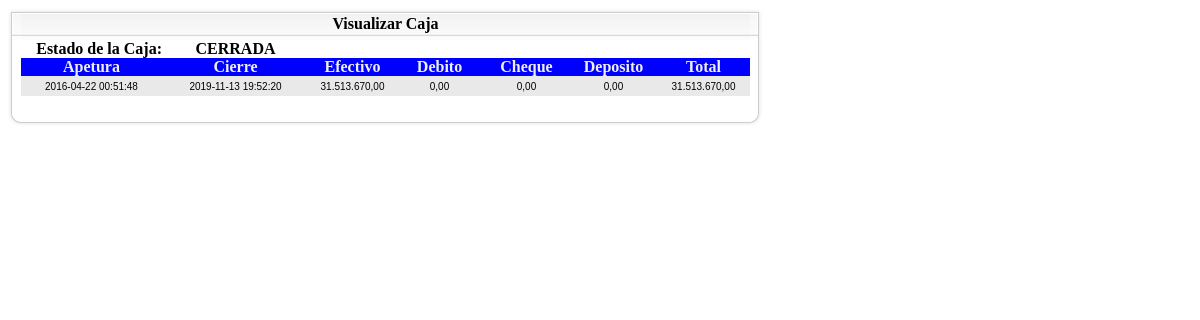
Screenshot of /Ver_Caja.php?id=2 with the database file from the repository.
### tables this page shows
CREATE TABLE IF NOT EXISTS `caja` (
  `id_caja` int(11) NOT NULL AUTO_INCREMENT,
  `fecha_ap` datetime DEFAULT NULL,
  `fecha_ci` datetime DEFAULT NULL,
  `estado` varchar(11) NOT NULL,
  PRIMARY KEY (`id_caja`)
);

### Ver_Caja.php (the view, shortened to what this page needs)
<?php require_once('Connections/conexion.php'); ?>
<?php
$query_caja = "SELECT * FROM caja where id_caja='$_GET[id]'";
$caja = mysql_query($query_caja, $conexion) or die(mysql_error());
$row_caja = mysql_fetch_assoc($caja);
if($row_caja['estado']=="CERRADA"){
$query_facturas = "SELECT * FROM facturas where fecha>='$row_caja[fecha_ap]' and fecha<='$row_caja[fecha_ci]' and  transaccion!='DEVOLUCION'";
$facturas = mysql_query($query_facturas, $conexion) or die(mysql_error());
$row_facturas = mysql_fetch_assoc($facturas);
}
	$efectivo=0;
	$debito=0;
	$cheque=0;
	$deposito=0;
do{
	if($row_facturas["efectivo"]>0 or $row_facturas["debito"]>0 or $row_facturas["cheque"]>0 or $row_facturas["deposito"]>0){
		if($row_facturas["efectivo"]!="") $efectivo=$efectivo + $row_facturas["efectivo"];
	}
}while($row_facturas = mysql_fetch_assoc($facturas));
$total=$efectivo+$debito+$cheque;
?>
<!DOCTYPE html PUBLIC "-//W3C//DTD XHTML 1.0 Transitional//EN" "http://www.w3.org/TR/xhtml1/DTD/xhtml1-transitional.dtd">
<html xmlns="http://www.w3.org/1999/xhtml">
<head>
<link href="css.css" rel="stylesheet" type="text/css" />
<link type="text/css" rel="stylesheet" href="css/estilo.css" charset="utf-8" />
</head>
<body>
<table border="0" cellpadding="0" cellspacing="0" width="755" >
  <tbody>
    <tr>
      <td align="left" height="1"><img src="imagenes/vc_esq_izq_sup.gif" alt="7" height="32" width="13" /></td>
      <td colspan="7" align="center" valign="center" background="imagenes/v_back_sup.jpg" class="tituloDOSE_3"><span class="negrita">Visualizar Caja </span></td>
      <td align="right" height="1" width="13"><img src="imagenes/vc_esq_der_sup.gif" alt="6" height="32" width="13" /></td>
    </tr>
    <tr align="center" >
      <td background="imagenes/v_back_izq.gif" height="1">&nbsp;</td>
      <td align="right"  valign="baseline" bgcolor="#FFFFFF"class="negrita">Estado de la Caja:</td>
      <td align="center"  valign="baseline" bgcolor="#FFFFFF"class="negrita"><?php echo $row_caja['estado']; ?></td>
      <td colspan="2" valign="baseline" bgcolor="#FFFFFF" class="negrita">&nbsp;</td>
      <td valign="baseline" bgcolor="#FFFFFF" class="negrita">&nbsp;</td>
      <td valign="baseline" bgcolor="#FFFFFF" class="negrita">&nbsp;</td>
      <td valign="baseline" bgcolor="#FFFFFF" class="negrita">&nbsp;</td>
      <td background="imagenes/v_back_der.gif">&nbsp;</td>
    </tr>
    <tr align="center" class="centrar">
      <td background="imagenes/v_back_izq.gif" height="1">&nbsp;</td>
      <td width="141"  valign="baseline" bgcolor="#0000FF"class="negrita">Apetura</td>
      <td width="147"  valign="baseline" bgcolor="#0000FF"class="negrita">Cierre</td>
      <td width="87" valign="baseline" bgcolor="#0000FF" class="negrita">Efectivo </td>
      <td width="87" valign="baseline" bgcolor="#0000FF" class="negrita">Debito</td>
      <td width="87" valign="baseline" bgcolor="#0000FF" class="negrita">Cheque</td>
      <td width="87" valign="baseline" bgcolor="#0000FF" class="negrita">Deposito</td>
      <td width="93" valign="baseline" bgcolor="#0000FF" class="negrita">Total </td>
      <td background="imagenes/v_back_der.gif">&nbsp;</td>
    </tr>
    <tr class="trListaBody">
      <td background="imagenes/v_back_izq.gif" height="1">&nbsp;</td>
      <td align="center" ><?php echo $row_caja['fecha_ap']; ?></td>
      <td align="center" ><?php echo $row_caja['fecha_ci']; ?></td>
      <td align="center"><?php echo number_format($efectivo,"2",",","."); ?></td>
      <td align="center"><?php echo number_format($debito,"2",",","."); ?></td>
      <td align="center"><?php echo number_format($cheque,"2",",","."); ?></td>
      <td align="center"><?php echo number_format($deposito,"2",",","."); ?></td>
      <td align="center"><?php echo number_format($total,"2",",","."); ?></td>
      <td background="imagenes/v_back_der.gif">&nbsp;</td>
    </tr>
    <tr>
      <td background="imagenes/v_back_izq.gif" height="1" width="13"><img src="imagenes/v_back_izq.gif" alt="3" height="2" width="13" /></td>
      <td colspan="7" align="center" class="tituloDOSE_2">&nbsp;</td>
      <td background="imagenes/v_back_der.gif" width="13">&nbsp;</td>
    </tr>
    <tr>
      <td align="left" height="1" width="13"><img src="imagenes/v_esq_izq_inf.gif" alt="5" height="12" width="13" /></td>
      <td height="1" colspan="7" background="imagenes/v_back_inf.gif"><img src="imagenes/v_back_inf.gif" alt="2" height="12" width="2" /></td>
      <td align="right" height="1" width="13"><img src="imagenes/v_esq_der_inf.gif" alt="4" height="12" width="13" /></td>
    </tr>
  </tbody>
</table>
</body>
</html>

### css.css (style rules this page uses)
.negrita { font-weight: bold; }
.trListaBody { background-color:#E9E9E9; }

### css/estilo.css (style rules this page uses)
.trListaBody { background-color:#E9E9E9; font-family: "Lucida Grande", Verdana, Arial, Helvetica, sans-serif; font-size:10px; height:20px; }

### Ver_Caja.php (style rules this page uses)
.centrar { text-align: center; color:#EFEFEF; }

### rows the page displays
caja: estado "CERRADA", fecha_ap "2016-04-22 00:51:48", fecha_ci "2019-11-13 19:52:20"

### other values shown
$efectivo "31.513.670,00"
$debito "0,00"
$cheque "0,00"
$deposito "0,00"
$total "31.513.670,00"
